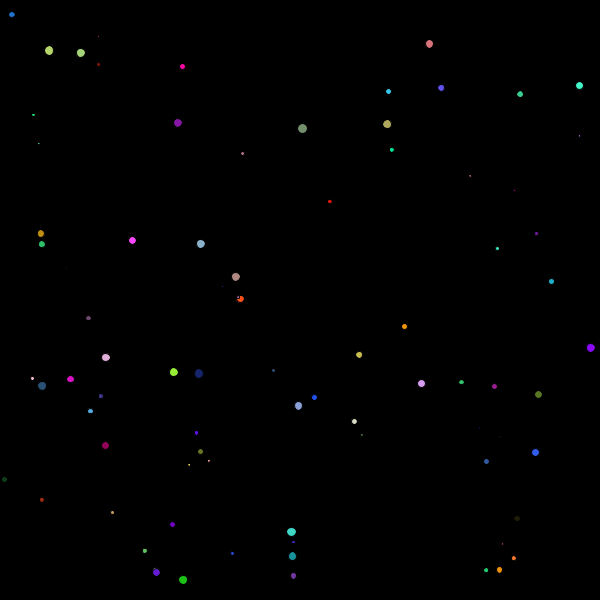
Frame 1 (no input)
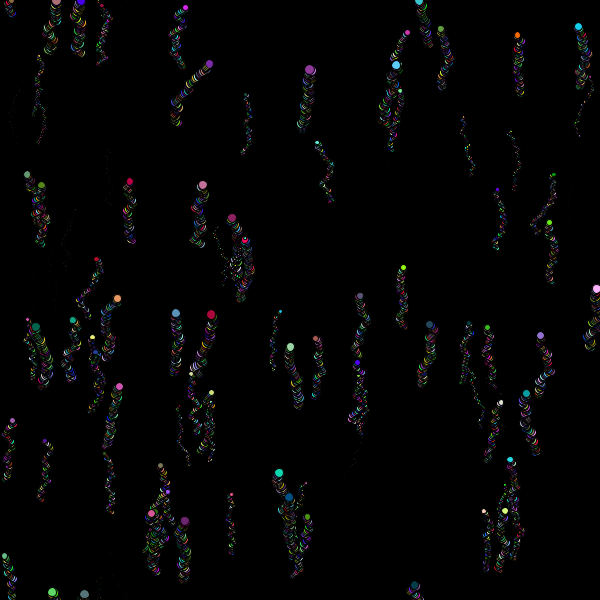
Frame 60 (the mouse pressed at the canvas centre just before this capture)
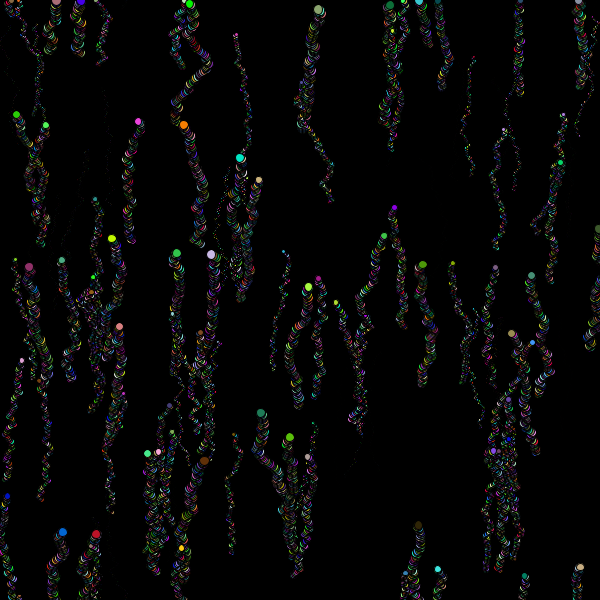
Frame 120 (the mouse held since frame 60 and released just before this capture)

The Processing sketch that drew these frames (run headless with seeded random() and noise(); from frame 60 on, the mouse is pressed at the canvas centre):

// Processing sketch: all_colour_ba_ll_moved
// ── all_colour_ba_ll_moved.pde
Ball []ball=new Ball[100];
void setup()
{
  background(0);
  size(600, 600);
  for (int i=0 ; i<100 ; i++)
  {
    ball[i]=new Ball(random(10));
  }
}
void draw()
{
  for (int i=0 ; i<100 ; i++)
  {
    ball[i].display();
    ball[i].moved();
    ball[i].top();
  }
}
class Ball
{
  float x, y, D ;
  Ball(float ptr)
  {
    x = random(width);
    y = random(height);
    D = ptr;
  }
void display()
{fill(random(255),random(255),random(255));
  ellipse(x,y,D,D);
}
void moved()
{y--;
x += random(-2,2);
}
void top()
{if(y<0)
y = 600;
}
}
